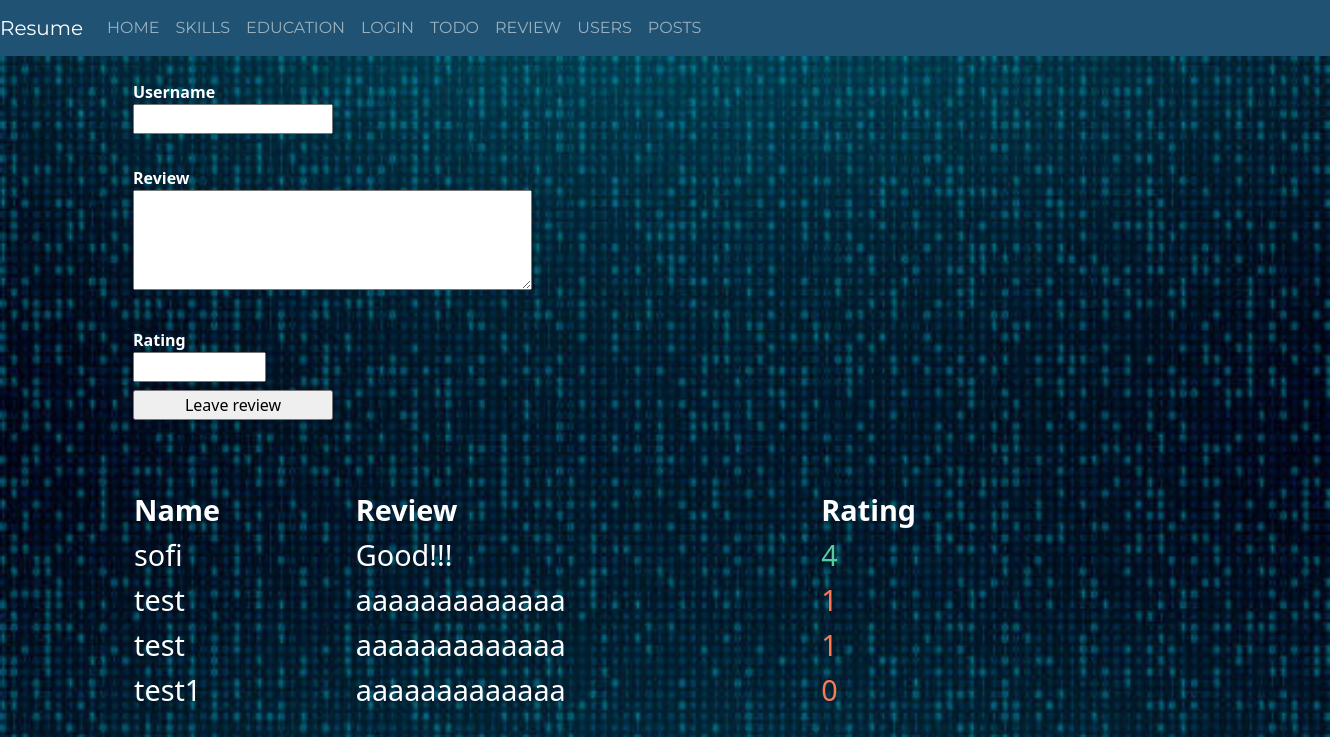
/review, run on an earlier commit of the app's database.
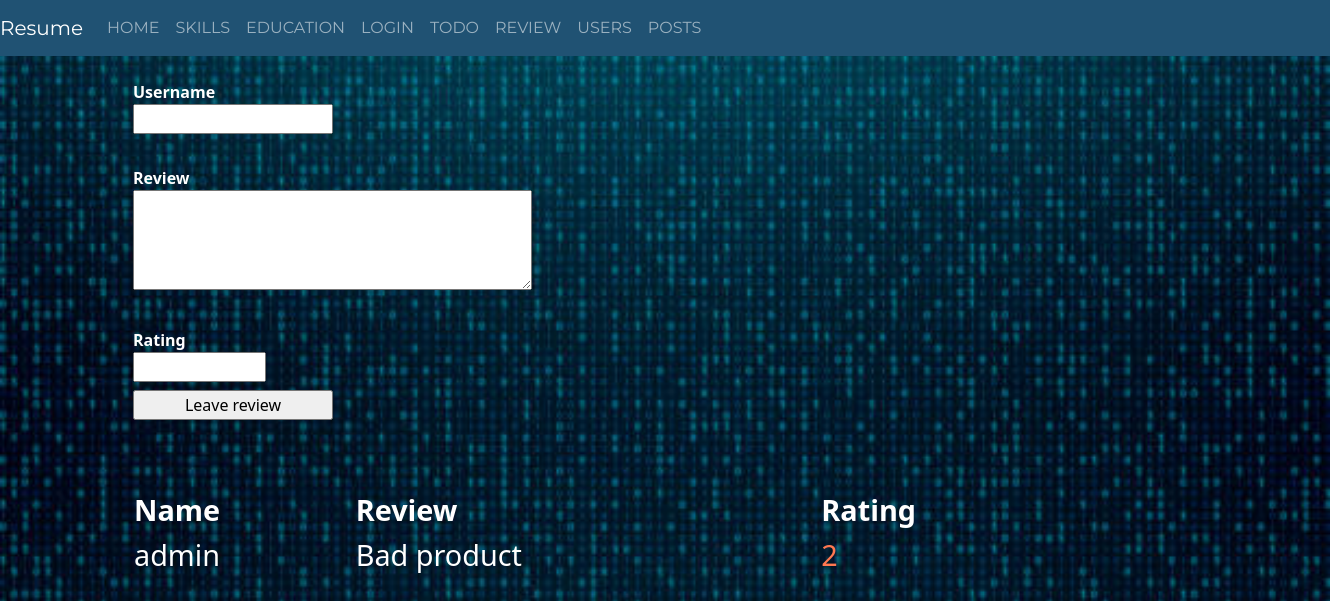
And on a later commit of the database.
### app/sam/models.py (models this page shows)
class Review(db.Model):
    id = db.Column(db.Integer, primary_key=True)
    name = db.Column(db.String(100))
    review = db.Column(db.String(600))
    rating = db.Column(db.Integer)

### app/sam/views.py (the view, shortened to what this page needs)
@sam.route('/review', methods=["POST","GET"])
def review():
   review_form = ReviewForm()
   review_list =db.session.query(Review).all()
   return render_template("review.html",form = review_form, list=review_list)

### app/sam/forms.py
class ReviewForm(FlaskForm):
    name = StringField("Username",
                           validators=[DataRequired(message="Це поле обов'язкове"),
                           Length(min=2, max=35)])
    review = TextAreaField("Review",
                           validators=[DataRequired(message="Це поле обов'язкове"),
                           Length(min=5, max=600)])
    rating = IntegerField("Rating", validators=[NumberRange(min=0,max=5)])
    submit = SubmitField("Leave review")

### app/sam/templates/review.html (shortened to what this page needs)
{% extends 'base.html' %}
{% from "_render_field.html" import render_field %}
{% block body %}
<body>
    <form class = "review_form"  action={{url_for(".review")}} method="POST" novalidate>
    {{ render_field(form.name )}}
    {{ render_field(form.review, class = "review" )}}
    {{ render_field(form.rating, class="rating" )}}
    {{form.submit()}}
</form>
    <table class="todo">
        <thead>
            <th>Name</th>
            <th>Review</th>
            <th>Rating</th>
        </thead>
        <tbody>
            {% for i in list %}
            <tr>
                <td>{{i.name}}</td>
                <td style="width: 50%;">{{i.review}}</td>
                {% if i.rating|int < 3 %}
                <td class="text-danger">
                    {{i.rating}}
                </td>
                {% else %}
                <td class="text-success">
                    {{i.rating}}
                </td>
                {% endif %}
            </tr>
            {% endfor %}
        </tbody>
    </table>
</body>
{% endblock %}

What changed in the data, as far as the page shows it:
removed Review: name "sofi", review "Good!!!", rating "4"
removed Review: name "test", review "aaaaaaaaaaaaa", rating "1"
removed Review: name "test", review "aaaaaaaaaaaaa", rating "1"
removed Review: name "test1", review "aaaaaaaaaaaaa", rating "0"
added Review: name "admin", review "Bad product", rating "2"
